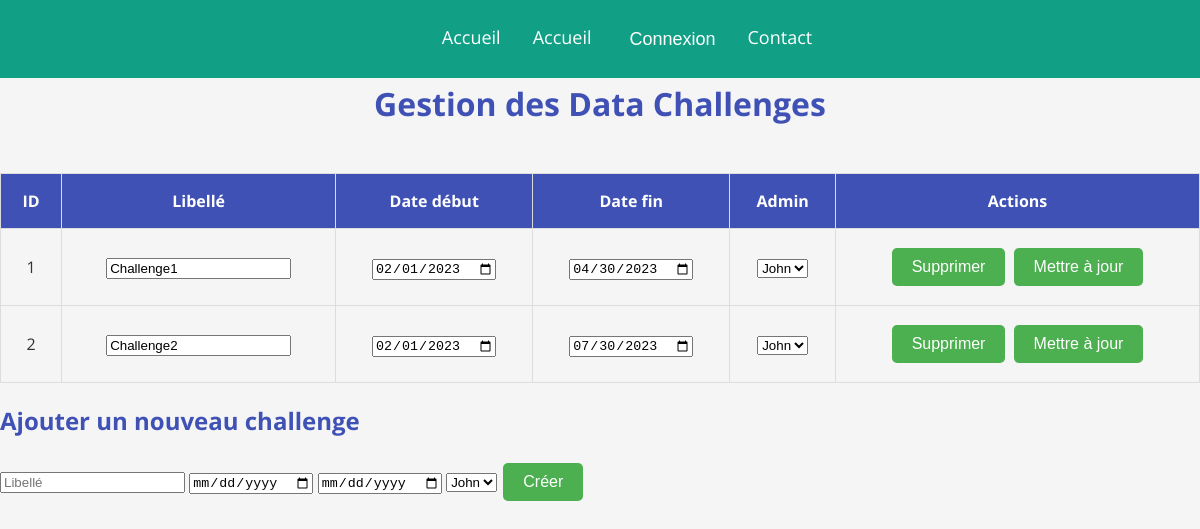
The app's page /php/update_challenges.php, older data.
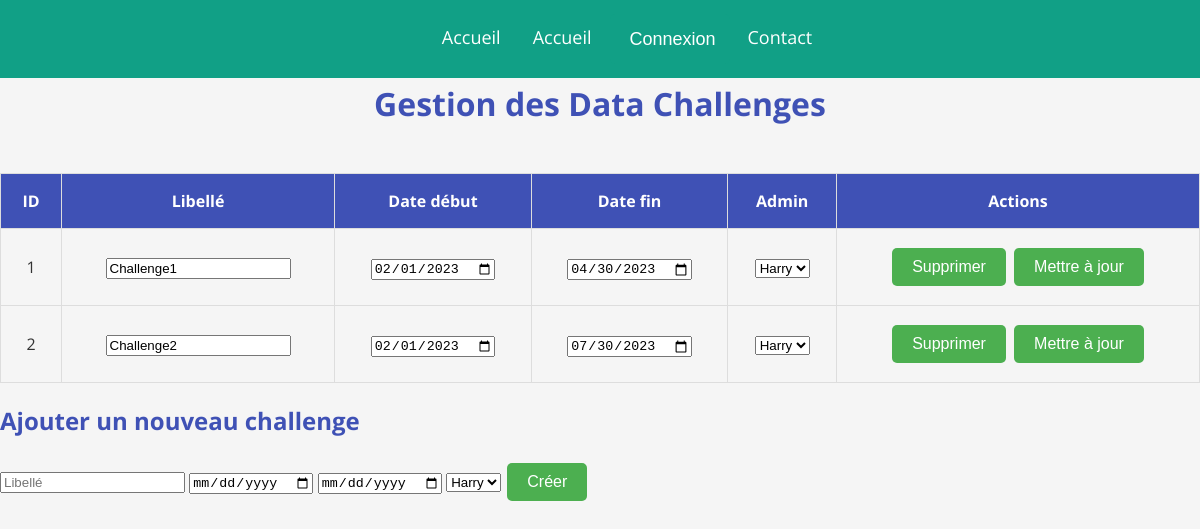
The same page, newer data.
### tables this page shows
CREATE TABLE DataChallenges (
    ID INT AUTO_INCREMENT PRIMARY KEY,
    Libelle VARCHAR(255),
    DateDebut DATE,
    DateFin DATE,
    ID_Admin INT,
    FOREIGN KEY (ID_Admin) REFERENCES Utilisateurs(ID)
);

CREATE TABLE Utilisateurs (
    ID INT AUTO_INCREMENT PRIMARY KEY,
    Nom VARCHAR(255),
    Prenom VARCHAR(255),
    Entreprise VARCHAR(255),
    Telephone VARCHAR(255),
    Email VARCHAR(255),
    DateDebut DATE,
    DateFin DATE,
    MotDePasse VARCHAR(255),
    Role ENUM('Admin', 'Gestionnaire', 'Etudiant'),
    Niveau ENUM('L1','L2','L3','M1','M2','D'),
    Ecole VARCHAR(255),
    Ville VARCHAR(255)
);

### src/controllers/admin_controller.php (called while the page is built, shortened)
<?php
require_once __DIR__ . '/../classes/Database.php';
require_once __DIR__ . '/../classes/Utilisateur.php';
class AdminController extends GestionnaireController{
    public function __construct() {
        $db = new Database();
        $this->conn = $db->connect();
    }
    public function getAllDataChallenges() {
        $dataChallenges = array();
        try {
            $sql = "SELECT * FROM DataChallenges";
            $result = $this->conn->query($sql);
            if ($result && $result->num_rows > 0) {
                while ($row = $result->fetch_assoc()) {
                    $id = $row['ID'];
                    $libelle = $row['Libelle'];
                    $dateDebut = $row['DateDebut'];
                    $dateFin = $row['DateFin'];
                    $idAdmin = $row['ID_Admin'];
                    $projets = $this->getProjectsByDataChallengeId($id);
                    $defiData = new DefiData($id, $libelle, $dateDebut, $dateFin, $idAdmin, $projets);
                    $dataChallenges[] = $defiData;
                }
            }
        } catch (Exception $e) {
            echo "Erreur lors de la récupération des Data Challenges : " . $e->getMessage();
        }
        return $dataChallenges;
    }
    private function getProjectsByDataChallengeId($dataChallengeId) {
        $projets = array();
        $sql = "SELECT * FROM Projets WHERE ID_DataChallenge = ?";
        $stmt = $this->conn->prepare($sql);
        $stmt->bind_param("i", $dataChallengeId);
        $stmt->execute();
        $result = $stmt->get_result();
        if ($result && $result->num_rows > 0) {
            while ($row = $result->fetch_assoc()) {
                $id = $row['ID'];
                $nom = $row['Libelle'];
                $description = $row['Description'];
                $imageURL = $row['ImageURL'];
                $projetData = new ProjetData($id, $nom, $description, $imageURL, null, null);
                $projets[] = $projetData;
            }
        } else {
            echo "Erreur dans la requête : " . $this->conn->error;
        }
        return $projets;
    }
    public function getAllAdmins() {
        $admins = array();
        $sql = "SELECT * FROM Utilisateurs WHERE Role = 'Admin'";
        $result = $this->conn->query($sql);
        if ($result->num_rows > 0) {
            while($row = $result->fetch_assoc()) {
                $admins[] = new Utilisateur(
                    $row["ID"],
                    $row["Nom"],
                    $row["Prenom"],
                    $row["Email"],
                    $row["Telephone"],
                    $row["Ville"],
                    $row["Role"]
                );
            }
        }
        return $admins;
    }
}
?>

### src/classes/Database.php (called while the page is built, shortened)
<?php
class Database {
    private $host = "localhost";
    private $db_name = "datachallenge_db";
    private $username = "cyfafix";
    private $password = "Xx&Yd9@7deEhee";
    private $conn;
    public function connect() {
        $this->conn = null;
        try {
            $this->conn = new mysqli($this->host, $this->username, $this->password, $this->db_name);
        } catch(Exception $e) {
            echo 'Connection Error: ' . $e->getMessage();
            exit(1);
        }
        return $this->conn;
    }
    public function query($sql) {
        $result = $this->conn->query($sql);
        return $result;
    }
}
?>

### src/classes/DefiData.php (called while the page is built, shortened)
<?php
class DefiData {
    private $id;
    private $libelle;
    private $dateDebut;
    private $dateFin;
    private $idAdmin;
    public function __construct($id, $libelle, $dateDebut, $dateFin, $idAdmin, $projets) {
        $this->id = $id;
        $this->libelle = $libelle;
        $this->dateDebut = $dateDebut;
        $this->dateFin = $dateFin;
        $this->idAdmin = $idAdmin;
    }
    public function getId() {
        return $this->id;
    }
    public function getLibelle() {
        return $this->libelle;
    }
    public function getDateDebut() {
        return $this->dateDebut;
    }
    public function getDateFin() {
        return $this->dateFin;
    }
    public function getIdAdmin() {
        return $this->idAdmin;
    }
}
?>

### src/classes/Utilisateur.php (called while the page is built, shortened)
<?php
class Utilisateur {
  protected $prenom;
  protected $email;
  public function __construct($ID = null, $nom = null, $prenom = null, $email = null, $motDePasse = null, $telephone = null, $ville = null, $role = null) {
    $this->prenom = $prenom;
    $this->email = $email;
}
  public function getID() {
    $db = new Database();
    $db->connect();
    $sql = "SELECT ID FROM Utilisateurs WHERE Email='" . $this->email . "'";
    $result = $db->query($sql);
    if ($result->num_rows > 0) {
        while($row = $result->fetch_assoc()) {
            return $row["ID"];
        }
    } else {
        $db->close();
        throw new Exception("Aucun utilisateur avec l'email : " . $this->email);
    }
  }
  public function getPrenom() {
    return $this->prenom;
  }
}
?>

### public/php/update_challenges.php (the view, shortened to what the changed rows need)
<?php
require_once __DIR__ . '/../../src/controllers/admin_controller.php';
require_once __DIR__ . '/../../src/classes/DefiData.php';
$adminController = new AdminController();
$challenges = $adminController->getAllDataChallenges();
$admins = $adminController->getAllAdmins();
?>
<!DOCTYPE html>
<html>
<head>
    <link href="/public/css/update_challenges.css" rel="stylesheet">
    <link href="/public/css/header.css" rel="stylesheet">
</head>
<body>
<main>
<h1>Gestion des Data Challenges</h1>
<table border="1">
    <tr>
        <th>ID</th>
        <th>Libellé</th>
        <th>Date début</th>
        <th>Date fin</th>
        <th>Admin</th>
        <th>Actions</th>
    </tr>
    <?php foreach ($challenges as $challenge) : ?>
        <form method="POST">
        <tr>
            <td><?= $challenge->getId(); ?></td>
            <td><input type="text" name="libelle" value="<?= $challenge->getLibelle(); ?>"></td>
            <td><input type="date" name="dateDebut" value="<?= $challenge->getDateDebut(); ?>"></td>
            <td><input type="date" name="dateFin" value="<?= $challenge->getDateFin(); ?>"></td>
            <td>
                <select name="idAdmin">
                    <?php foreach ($admins as $admin) : ?>
                        <option value="<?= $admin->getId(); ?>" <?= $challenge->getIdAdmin() == $admin->getId() ? 'selected' : '' ?>><?= $admin->getPrenom(); ?></option>
                    <?php endforeach; ?>
                </select>
            </td>
            <td>
                <button type="submit" name="delete" value="<?= $challenge->getId(); ?>">Supprimer</button>
                <button type="submit" name="update" value="<?= $challenge->getId(); ?>">Mettre à jour</button>
            </td>
        </tr>
        </form>
    <?php endforeach; ?>
</table>
<h2>Ajouter un nouveau challenge</h2>
<form method="POST">
    <input type="text" name="libelle" placeholder="Libellé">
    <input type="date" name="dateDebut" placeholder="Date de début">
    <input type="date" name="dateFin" placeholder="Date de fin">
    <select name="idAdmin">
        <?php foreach ($admins as $admin) : ?>
            <option value="<?= $admin->getId(); ?>"><?= $admin->getPrenom(); ?></option>
        <?php endforeach; ?>
    </select>
    <button type="submit" name="create">Créer</button>
</form>
        </main>
</body>
</html>

Row changes from the older to the newer data that the page shows:
changed through a linked row, datachallenges "Challenge1": idAdmin "John" → "Harry"
changed through a linked row, datachallenges "Challenge2": idAdmin "John" → "Harry"
Text that changed along with them:
form field idAdmin: "John" → "Harry"
